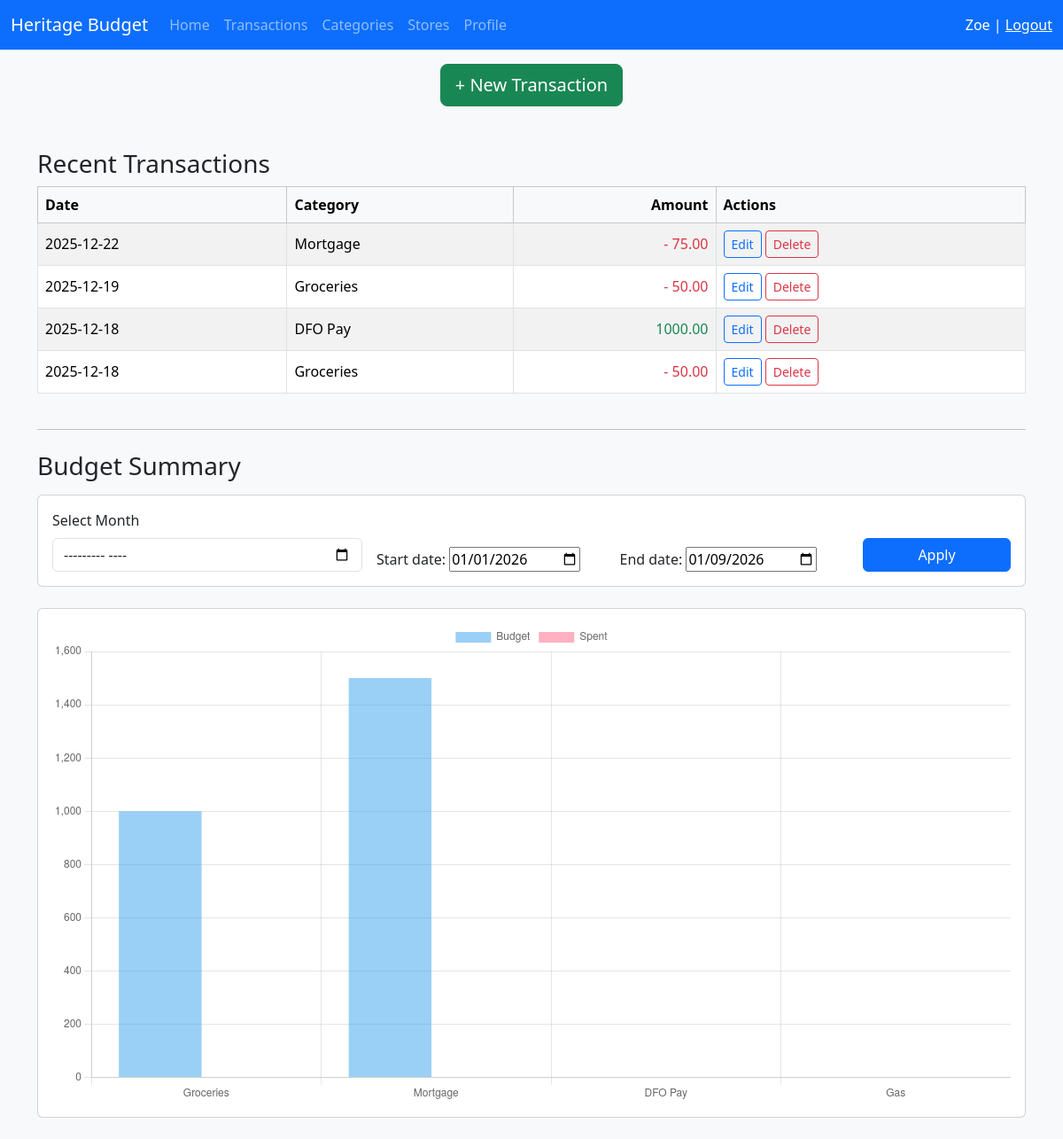
Screenshot of / (signed in) with the database file from the repository.
### budget/models.py (models this page shows, shortened)
class FamilyMember(models.Model):
    user = models.OneToOneField(User, on_delete=models.SET_NULL, null=True)
    household = models.ForeignKey(
        Household,
        on_delete=models.CASCADE,
        related_name="members",
    )
    role = models.CharField(max_length=50)
    joined_at = models.DateTimeField(auto_now_add=True)

class Household(models.Model):
    name = models.CharField(max_length=200)
    invite_code = models.UUIDField(default=uuid.uuid4, unique=True)
    created_at = models.DateTimeField(auto_now_add=True)
    updated_at = models.DateTimeField(auto_now=True)
    deleted_at = models.DateTimeField(null=True, blank=True)
    def __str__(self):
        return self.name

class Transaction(models.Model):
    amount = models.DecimalField(max_digits=10, decimal_places=2, default=0)
    category = models.ForeignKey(Category, on_delete=models.CASCADE, related_name="transactions")
    date = models.DateTimeField(default=timezone.now)
    store = models.ForeignKey(Store, on_delete=models.SET_NULL, null=True, blank=True, related_name="transactions")
    member = models.ForeignKey(FamilyMember, on_delete=models.PROTECT, related_name="transactions")
    description = models.CharField(max_length=500, null=True, blank=True,)
    created_at = models.DateTimeField(auto_now_add=True)
    updated_at = models.DateTimeField(auto_now=True)
    deleted_at = models.DateTimeField(null=True, blank=True)
    class Meta:
        indexes = [
            models.Index(fields=['date']),
            models.Index(fields=['category', 'date']),  # useful for category/month queries
            models.Index(fields=['member', 'date']),    # useful for member/month queries
        ]

class Category(models.Model):
    household = models.ForeignKey(
        Household,
        on_delete=models.CASCADE,
        related_name="categories",
    )
    name = models.CharField(max_length=100)
    fixed = models.BooleanField(default=False)
    necessity = models.BooleanField(default=False)
    income_expense = models.CharField(
        max_length=2,
        choices=[('IN', 'Income'),('EX', 'Expense')],
        default='EX'
    )
    is_active = models.BooleanField(default=True)
    created_at = models.DateTimeField(auto_now_add=True)
    updated_at = models.DateTimeField(auto_now=True)
    deleted_at = models.DateTimeField(null=True, blank=True)

### budget/views.py (the view)
# urls.py: path('', views.dashboard, name='dashboard'),
@login_required
def dashboard(request):
    member = request.user.familymember
    household = member.household
    today = timezone.now().date()
    start_date = request.GET.get('start_date', today.replace(day=1))
    end_date = request.GET.get('end_date', today)
    if isinstance(start_date, str):
        start_date = timezone.make_aware(datetime.strptime(start_date, '%Y-%m-%d'))
    if isinstance(end_date, str):
        end_date = timezone.make_aware(datetime.combine(datetime.strptime(end_date, '%Y-%m-%d').date(),datetime.max.time()))
    recent_transactions = Transaction.objects.filter(
        member__household=household
    ).order_by('-date')[:10]
    categories = Category.objects.filter(household=household, deleted_at__isnull=True)
    summary = []
    for category in categories:
        budget = Budget.get_budget_for_range(household, category, start_date, end_date)
        spent = Transaction.objects.filter(
            category=category,
            date__range=(start_date, end_date)
        ).aggregate(total=Sum('amount'))['total'] or 0
        summary.append({
            'category': category.name,
            'budget': budget if budget else 0,
            'spent': spent,
            'income_expense': category.income_expense
        })
    filter_form = DashboardFilterForm(initial={
        'start_date': start_date,
        'end_date': end_date
    })
    return render(request, 'budget/dashboard.html', {
        'recent_transactions': recent_transactions,
        'summary': summary,
        'month': f"{start_date.strftime('%B %Y')} - {end_date.strftime('%B %Y')}",
        'filter_form': filter_form
    })

### budget/views.py
class DashboardFilterForm(forms.Form):
    start_date = forms.DateField(required=False, widget=forms.DateInput(attrs={'type': 'date'}))
    end_date = forms.DateField(required=False, widget=forms.DateInput(attrs={'type': 'date'}))

### budget/models.py (called while the page is built, shortened)
    @staticmethod
    def get_budget_for_month(household, category, year, month):
        month_start = date(year, month, 1)
        month_end = date(year, month, monthrange(year, month)[1])
        return Budget.objects.filter(
            household=household,
            category=category,
            start_date__lte=month_end
        ).filter(
            Q(end_date__gte=month_start) | Q(end_date__isnull=True)
        ).first()

    @staticmethod
    def get_budget_for_range(household, category, start_date, end_date):
        if start_date.year == end_date.year and start_date.month == end_date.month:
            budget = Budget.get_budget_for_month(household, category, start_date.year, start_date.month)
            return budget.monthly_amount if budget else 0

### budget/templates/budget/dashboard.html (shortened to what this page needs)
{% extends "budget/base.html" %}
{% block content %}
<h3>Recent Transactions</h3>
<div class='table-responsive'>
    <table class='table table-striped table-bordered align-middle'>
        <thead class="table-light">
            <tr>
                <th>Date</th>
                <th>Category</th>
                <th class="text-end">Amount</th>
                <th>Actions</th>
            </tr>
        </thead>
        <tbody>
            {% for t in recent_transactions %}
            <tr>
                <td>{{ t.date|date:"Y-m-d" }}</td>
                <td>{{ t.category.name }}</td>
                <td class="text-end {% if t.category.income_expense == 'EX' %}text-danger{% else %}text-success{% endif %}">
                    {% if t.category.income_expense == 'EX' %}-{% endif %}
                    {{ t.amount }}
                </td>
                <td>
                    <a href="{% url 'transaction_update' t.pk %}" class="btn btn-sm btn-outline-primary">
                        Edit
                    </a>
                    <button type="button" class="btn btn-sm btn-outline-danger" data-bs-toggle="modal" data-bs-target="#deleteTransactionModal{{ t.pk }}">
                        Delete
                    </button>
                </td>
            </tr>
            {% empty %}
            <tr>
                <td colspan="7" class="text-center">No transactions this month</td>
            </tr>
            {% endfor %}
        </tbody>
    </table>
</div>
<hr class="my-4">
<h3 class="mb-3">Budget Summary</h3>
<div class="card mb-4">
  <div class="card-body">
    <form method="get" id="chart-filter-form">
      <div class="row g-3 align-items-end">
        <div class="col-12 col-md-4">
          <label for="month-select" class="form-label">Select Month</label>
          <input type="month" id="month-select" name="month" class="form-control">
        </div>
        <div class="col-6 col-md-3">
          {{ filter_form.start_date.label_tag }}
          {{ filter_form.start_date }}
        </div>
        <div class="col-6 col-md-3">
          {{ filter_form.end_date.label_tag }}
          {{ filter_form.end_date }}
        </div>
        <div class="col-12 col-md-2 d-grid">
          <button type="submit" class="btn btn-primary">Apply</button>
        </div>
      </div>
    </form>
  </div>
</div>
<div class="card p-3">
    <canvas id="budgetChart"></canvas>
</div>
<script>
document.addEventListener('DOMContentLoaded', () => {
    const monthSelect = document.getElementById('month-select');
    const startInput = document.getElementById('id_start_date');
    const endInput = document.getElementById('id_end_date');
    const chartForm = document.getElementById('chart-filter-form');
    monthSelect.addEventListener('change', () => {
        if (!monthSelect.value) return;
        const [year, month] = monthSelect.value.split('-').map(Number);
        const firstDay = new Date(year, month - 1, 1);
        const lastDay = new Date(year, month, 0);
        startInput.value = firstDay.toISOString().split('T')[0];
        endInput.value = lastDay.toISOString().split('T')[0];
        chartForm.submit();
    });
});
</script>
<script>
const ctx = document.getElementById('budgetChart').getContext('2d');
const labels = [{% for item in summary %}'{{ item.category }}',{% endfor %}];
const budgets = [{% for item in summary %}{{ item.budget }},{% endfor %}];
const spent = [{% for item in summary %}{{ item.spent }},{% endfor %}];
new Chart(ctx, {
    type: 'bar',
    data: {
        labels: labels,
        datasets: [
            {
                label: 'Budget',
                data: budgets,
                backgroundColor: 'rgba(54, 162, 235, 0.5)'
            },
            {
                label: 'Spent',
                data: spent,
                backgroundColor: 'rgba(255, 99, 132, 0.5)'
            }
        ]
    },
    options: {
        responsive: true,
        maintainAspectRatio: false,
        scales: {
            y: { beginAtZero: true }
        }
    }
});
</script>
{% endblock %}

### budget/templates/budget/base.html (shortened to what this page needs)
{% load static %}
<!DOCTYPE html>
<html lang="en">
<head>
    <link href="https://cdn.jsdelivr.net/npm/bootstrap@5.3.2/dist/css/bootstrap.min.css" rel="stylesheet">
</head>
<body class="bg-light">
{% if user.is_authenticated and request.path != '/signup/' and request.path != '/login/' %}
<nav class="navbar navbar-expand-lg navbar-dark bg-primary">
  <div class="container-fluid">
    <span class="navbar-brand">
        {{ user.familymember.household }} Budget
    </span>
    <div class="collapse navbar-collapse" id="mainNav">
      <ul class="navbar-nav me-auto mb-2 mb-lg-0">
        <li class="nav-item"><a class="nav-link" href="{% url 'dashboard' %}">Home</a></li>
        <li class="nav-item"><a class="nav-link" href="{% url 'transaction_list' %}">Transactions</a></li>
        <li class="nav-item"><a class="nav-link" href="{% url 'category_list' %}">Categories</a></li>
        <li class="nav-item"><a class="nav-link" href="{% url 'store_list' %}">Stores</a></li>
        <li class="nav-item"><a class="nav-link" href="{% url 'profile' %}">Profile</a></li>
      </ul>
      <span class="navbar-text text-white">
        {{ user.first_name }} |
        <a href="{% url 'logout' %}" class="text-white text-decoration-underline">Logout</a>
      </span>
    </div>
  </div>
</nav>
<div class="d-flex justify-content-center mt-3 mb-4">
    <a href="{% url 'transaction_create' %}" class="btn btn-success btn-lg">
        + New Transaction
    </a>
</div>
{% endif %}
<div class="container py-4">
    {% block content %}{% endblock %}
</div>
</body>
</html>

### rows the page displays
Transaction: date "2025-12-22", category.name "Mortgage", amount "75.00"
Transaction: date "2025-12-19", category.name "Groceries", amount "50.00"
Transaction: date "2025-12-18", category.name "DFO Pay", amount "1000.00"
Transaction: date "2025-12-18", category.name "Groceries", amount "50.00"

### other values shown
{{ user.familymember.household }} "Heritage"
{{ user.first_name }} "Zoe"
{{ filter_form.start_date.label_tag }} "Start date:"
{{ filter_form.end_date.label_tag }} "End date:"
chart data {{ item.category }} Groceries, Mortgage, DFO Pay, Gas
chart data {{ item.budget }} 1000.00, 1500.00, 0, 0
chart data {{ item.spent }} 0, 0, 0, 0
